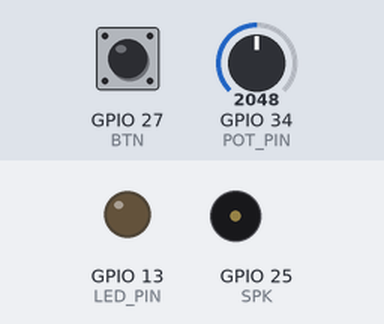
Recording of a sketch running on a simulated ESP32. Shown: output pins drawn as LEDs (lit = HIGH), buzzer (waves = sounding). Inputs (shaded band) come from the test bench; at power-on: GPIO 27 (BTN) HIGH, GPIO 34 (POT_PIN) = 2048.

Above: at 1.2 s.
1.3 s: GPIO 27 (BTN) pulled LOW for 0.15 s
At 1.6 s:
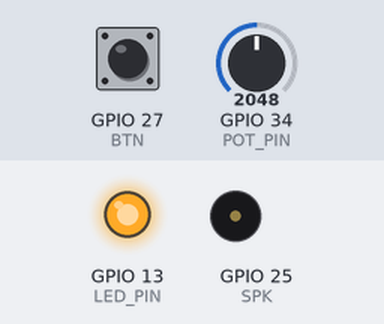
2.9 s: GPIO 34 (POT_PIN) set to 538
4.4 s: GPIO 34 (POT_PIN) set to 457
At 5.2 s:
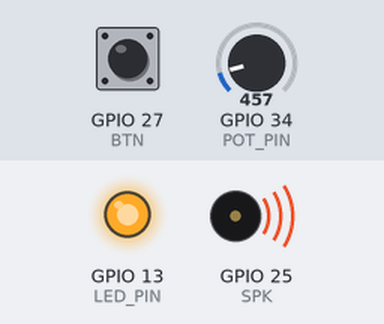
5.9 s: GPIO 34 (POT_PIN) set to 540
At 6.3 s:
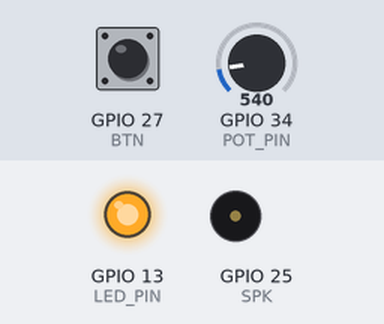
7.4 s: GPIO 34 (POT_PIN) set to 491
At 8.6 s:
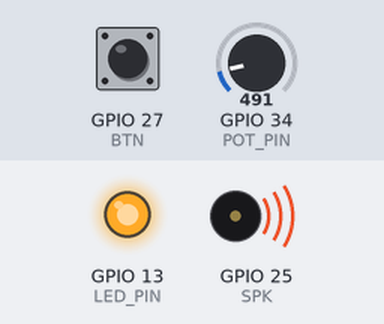
Timing chart, 0 to 13.9 s (numbered marks = the images above; inputs shaded):
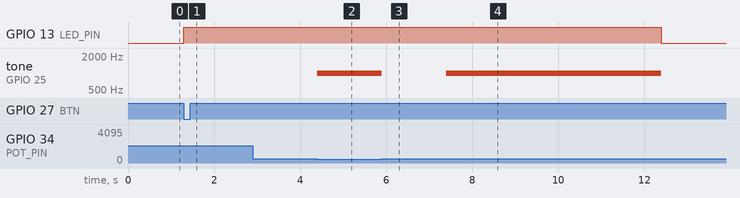

The sketch:

Lab8Part3.ino
```cpp
#include <Arduino.h>

// Pin Definitions
#define BTN 27           // Button pin
#define SPK 25           // Speaker pin
#define LED_PIN 13       // LED pin
#define POT_PIN 34       // Potentiometer pin (analog input)

// Constants
const int threshold = 500;      // Distance sensor threshold
const int freq = 5000;          // Speaker frequency
const int pwmChannel = 0;       // PWM channel
const int resolution = 8;       // PWM resolution
const int alarmTimeout = 5000;  // Alarm timeout duration in milliseconds

// Variables
volatile bool buttonPressed = false;  // Interrupt flag for button
volatile bool alarmTimedOut = false;  // Flag for alarm timeout
int state = 0;                        // 0: Unarmed, 1: Armed, 2: Alarming

// Timer variables
hw_timer_t *timer1 = NULL;            // Timer for alarm timeout
portMUX_TYPE timerMux = portMUX_INITIALIZER_UNLOCKED;

// Interrupt Service Routine for Button
void IRAM_ATTR isr() {
  buttonPressed = true;
}

// Timer callback for alarm timeout
void IRAM_ATTR onTimer() {
  portENTER_CRITICAL_ISR(&timerMux);
  alarmTimedOut = true;
  portEXIT_CRITICAL_ISR(&timerMux);
  timerStop(timer1);
}

// Function Prototypes
bool CheckForButtonPress();
void sound_on();
void sound_off();
void led_on();
void led_off();
void startAlarmTimer();
void stopAlarmTimer();

void setup() {
  // Pin Setup
  pinMode(BTN, INPUT_PULLUP);
  pinMode(LED_PIN, OUTPUT);
  attachInterrupt(BTN, isr, FALLING);  // Attach button interrupt

  // PWM Setup
  ledcSetup(pwmChannel, freq, resolution);
  ledcAttachPin(SPK, pwmChannel);

  // Timer Setup
  timer1 = timerBegin(0, 80, true); // 80 prescaler: 1 tick = 1 microsecond
  timerAttachInterrupt(timer1, &onTimer, true);
  timerAlarmWrite(timer1, alarmTimeout * 1000, false); // Alarm for 5 seconds

  // Initial States
  led_off();
  sound_off();
}

void loop() {
  // Read the analog value from the potentiometer
  int distance = analogRead(POT_PIN);

  // State Machine
  switch (state) {
    case 0: // Unarmed State
      if (CheckForButtonPress()) {
        led_on();
        state = 1; // Transition to Armed State
      }
      break;

    case 1: // Armed State
      if (CheckForButtonPress()) {
        led_off();
        state = 0; // Transition to Unarmed State
      } else if (distance < threshold) {
        sound_on();
        startAlarmTimer(); // Start the alarm timeout timer
        state = 2; // Transition to Alarming State
      }
      break;

    case 2: // Alarming State
      if (CheckForButtonPress()) {
        sound_off();
        stopAlarmTimer(); // Stop the alarm timeout timer
        led_off();
        state = 0; // Transition to Unarmed State
      } else if (distance >= threshold) {
        sound_off();
        stopAlarmTimer(); // Stop the alarm timeout timer
        state = 1; // Transition to Armed State
      } else if (alarmTimedOut) {
        sound_off();
        led_off();
        alarmTimedOut = false; // Reset the timeout flag
        state = 0; // Transition to Unarmed State
      }
      break;
  }
}

// Event Checker for Button Press
bool CheckForButtonPress() {
  if (buttonPressed) {
    buttonPressed = false;
    return true;
  }
  return false;
}

// Timer Control Functions
void startAlarmTimer() {
  timerWrite(timer1, 0); // Reset timer count
  timerAlarmEnable(timer1);
}

void stopAlarmTimer() {
  timerAlarmDisable(timer1);
}

// Service Functions
void sound_on() {
  ledcWriteTone(pwmChannel, 1000); // Turn on sound
}

void sound_off() {
  ledcWriteTone(pwmChannel, 0); // Turn off sound
}

void led_on() {
  digitalWrite(LED_PIN, HIGH); // Turn on LED
}

void led_off() {
  digitalWrite(LED_PIN, LOW); // Turn off LED
}
```

Measured:
- the behaviour switches between 500 and 499 on GPIO 34 (POT_PIN) (found by bisection; images 1 and 2)
- after the input at 1.3 s, GPIO 13 (LED_PIN): LOW → HIGH at once
- after the input at 2.9 s, every drawn part: stays the same
- after the input at 4.4 s, tone on GPIO 25 (SPK): silent → 1000 Hz at once
- after the input at 5.9 s, tone on GPIO 25 (SPK): 1000 Hz → silent at once
- after the input at 7.4 s, GPIO 13 (LED_PIN): HIGH → LOW after 5.0 s; tone on GPIO 25 (SPK): silent → 1000 Hz at once, → silent 5.0 s later
